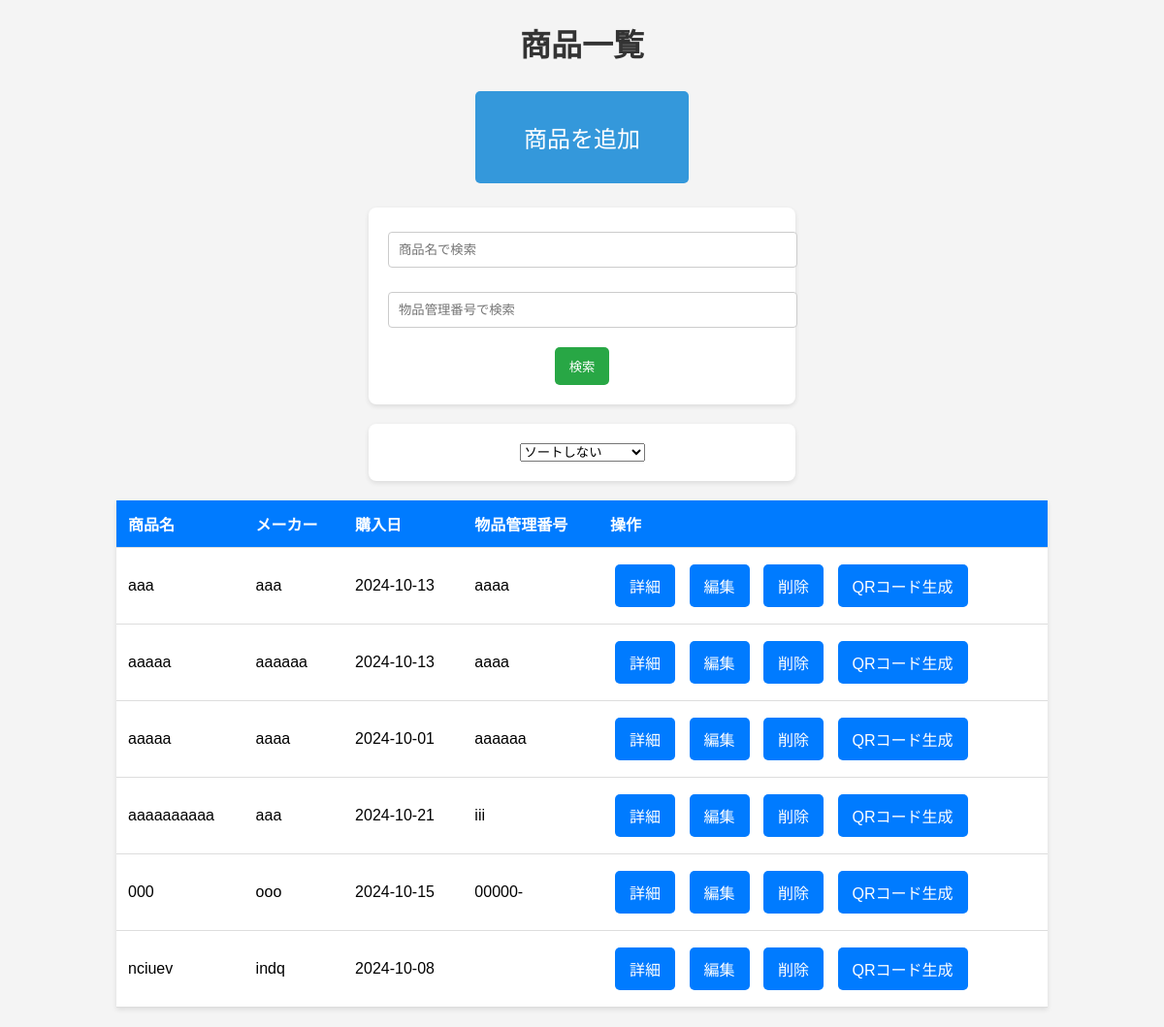
The page /inventory on the database as committed earlier.
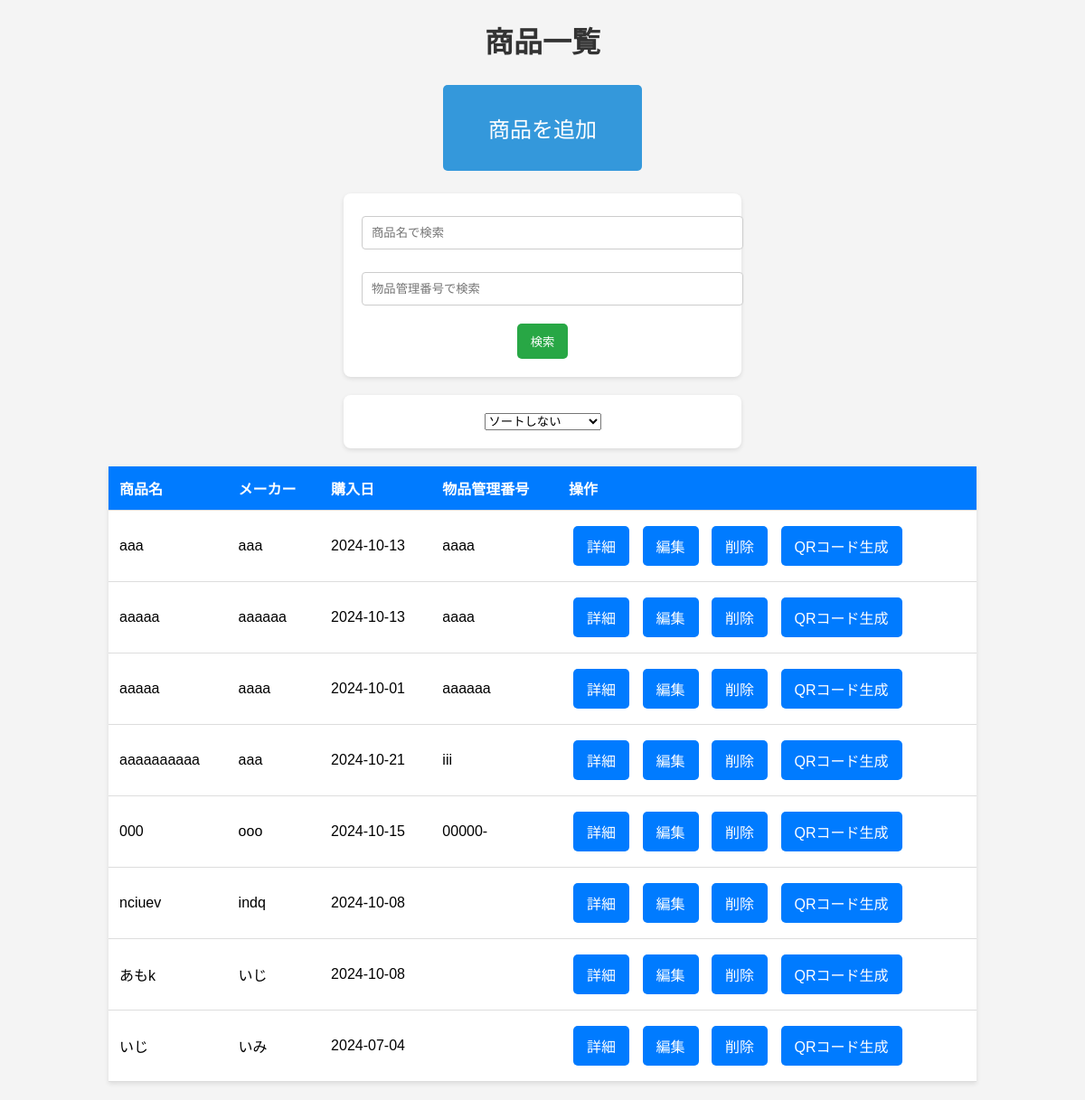
The same page on the database as committed later.
### tables this page shows
CREATE TABLE inventory (
            id INTEGER PRIMARY KEY AUTOINCREMENT,
            product_name TEXT NOT NULL,
            manufacturer TEXT NOT NULL,
            purchase_date TEXT NOT NULL,
            item_number TEXT,  -- 物品管理番号
            description TEXT   -- 説明
        );

### app.py (the view)
@app.route('/inventory')
def inventory():
    conn = get_db_connection()
    search_query = request.args.get('search')
    item_number = request.args.get('item_number')
    sort = request.args.get('sort')
    query = 'SELECT * FROM inventory WHERE 1=1'
    params = []
    if search_query:
        query += ' AND product_name LIKE ?'
        params.append('%' + search_query + '%')
    if item_number:
        query += ' AND item_number = ?'  # item_numberでフィルタリング
        params.append(item_number)
    if sort == 'manufacturer':
        query += ' ORDER BY manufacturer'
    products = conn.execute(query, params).fetchall()
    conn.close()
    return render_template('inventory.html', products=products)

### app.py (called while the page is built)
def get_db_connection():
    conn = sqlite3.connect('inventory.db')
    conn.row_factory = sqlite3.Row
    return conn

### templates/inventory.html (shortened to what this page needs)
<!DOCTYPE html>
<html lang="ja">
<head>
    <link rel="stylesheet" href="{{ url_for('static', filename='styles.css') }}">
</head>
</head>
<body>
<h1>商品一覧</h1>
<a href="{{ url_for('show_add_product') }}" class="add-product-btn">商品を追加</a>
    <form method="GET" action="{{ url_for('inventory') }}">
        <input type="text" name="search" placeholder="商品名で検索" value="{{ request.args.get('search', '') }}">
        <input type="text" name="item_number" placeholder="物品管理番号で検索" value="{{ request.args.get('item_number', '') }}">
        <input type="submit" value="検索">
    </form>
    <form method="GET" action="{{ url_for('inventory') }}">
        <select name="sort" onchange="this.form.submit()">
            <option value="">ソートしない</option>
        </select>
    </form>
    <table>
        <thead>
            <tr>
                <th>商品名</th>
                <th>メーカー</th>
                <th>購入日</th>
                <th>物品管理番号</th>
                <th>操作</th>
            </tr>
        </thead>
        <tbody>
            {% for product in products %}
                <tr>
                    <td>{{ product.product_name }}</td>
                    <td>{{ product.manufacturer }}</td>
                    <td>{{ product.purchase_date }}</td>
                    <td>{{ product.item_number }}</td>
                    <td>
                        <a href="{{ url_for('product_detail', product_id=product.id) }}">詳細</a>
                        <a href="{{ url_for('edit_product', product_id=product.id) }}">編集</a>
                        <a href="{{ url_for('delete_product', product_id=product.id) }}">削除</a>
                        <a href="{{ url_for('generate_qr', product_id=product.id) }}">QRコード生成</a>
                    </td>
                </tr>
            {% endfor %}
        </tbody>
    </table>
</body>
</html>

### static/styles.css (style rules this page uses)
body { font-family: Arial, sans-serif; margin: 0; padding: 0; background-color: #f4f4f4; }
h1, h2 { text-align: center; color: #333; }
a { text-decoration: none; color: white; background-color: #007bff; padding: 10px 15px; border-radius: 5px; margin: 5px; display: inline-block; }
table { width: 80%; margin: 20px auto; border-collapse: collapse; background-color: white; box-shadow: 0 2px 5px rgba(0, 0, 0, 0.1); }
th, td { padding: 12px; text-align: left; border-bottom: 1px solid #ddd; }
th { background-color: #007bff; color: white; }
form { max-width: 400px; margin: 20px auto; padding: 20px; background-color: white; box-shadow: 0 2px 5px rgba(0, 0, 0, 0.1); border-radius: 8px; }
input[type="text"], input[type="date"] { width: 100%; padding: 10px; margin: 5px 0 20px 0; border: 1px solid #ccc; border-radius: 4px; }
input[type="submit"] { background-color: #28a745; color: white; padding: 10px 15px; border: none; border-radius: 5px; cursor: pointer; }

### templates/inventory.html (style rules this page uses)
body { text-align: center; font-family: Arial, sans-serif; }
.add-product-btn { font-size: 1.5em; padding: 30px 50px; background-color: #3498db; color: white; border: none; border-radius: 5px; text-decoration: none; display: inline-block; }

Rows that differ between the two databases and show on the page:
added inventory: product_name "あもk", manufacturer "いじ", purchase_date "2024-10-08"
added inventory: product_name "いじ", manufacturer "いみ", purchase_date "2024-07-04"
